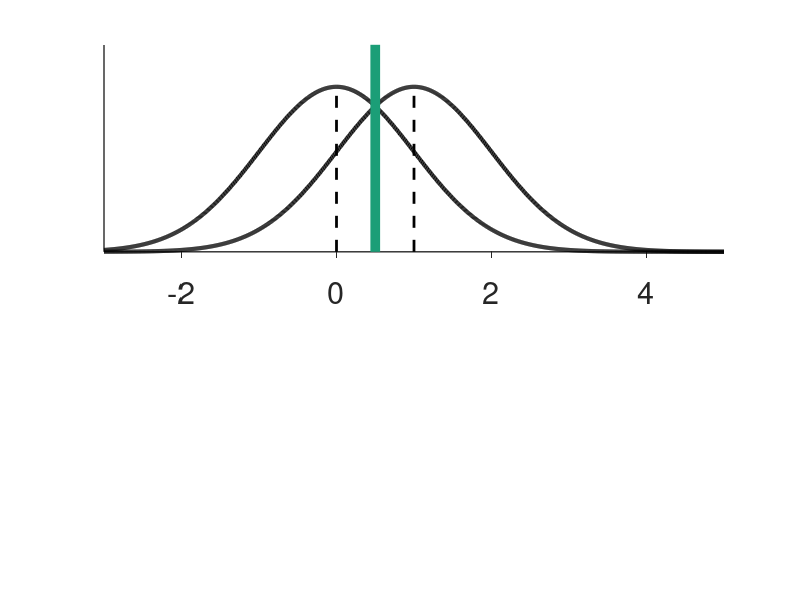

MATLAB code to generate this figure: (Note: this script raises an error after producing the figure.)
%close all

set(0,'DefaultAxesFontSize', 22)
set(0,'DefaultLineLineWidth', 3)

color1 = [27,158,119]./255;
color2 = [217,95,2]./255;
color3 = [117,112,179]./255;

colors = [color3;color1;color2];

%% different things attention could do
% all unatt have same d' and c
ms = [1 1 1];
m_unatt = [2 2 2];%[1 2 sqrt(2)];%[1 1 .75 .5]; % [att unatt1 unatt2 unatt3]

ss = [1 1 1]; %[.5 1 .75 .5];
ss_unatt = [1 1 1];

bs = (ms-0)/2;
bs_unatt = [0.5 1 0.5*sqrt(2)];%[1 1 .75 .5]; % c = .5 for unatt
%bs = [.5 .5 .375 .25]; % c = 0 for unatt
n = numel(ss);

cols = [0 0 0; colors(1:3,:)];

x = linspace(-3,5,1000);
xlims = [-3 5];
ylims = [0 0.5];

y0 = []; % noise
y = []; % signal

y_unatt = [];
y0_unatt = [];

bline = [];
bline_unatt=[];
for i = 1:n
    y0(:,i) = normpdf(x,0,ss(i));
    y(:,i) = normpdf(x,ms(i),ss(i));
    bline(:,i) = [bs(i) bs(i)];
    
    y0_unatt(:,i) = normpdf(x,0,ss_unatt(i));
    y_unatt(:,i) = normpdf(x,m_unatt(i),ss_unatt(i));
    bline_unatt(:,i) = [bs_unatt(i) bs_unatt(i)];
end


% final - 4 panel
cols = [0 179 0; 102 51 153; 102 51 153]/255;
grey1 = [169,169,169]/255;
figure('InnerPosition',[200 100 600 650])

noiselvl = 0;
for i = 1:2
    switch i 
        case 1
            subplot(2,1,i)
            hold on
            set(gca,'ytick',[])
            ax = gca;

            plot(x,y0(:,1),'LineWidth',3,'Color','k','LineStyle','-')
            plot(x,y(:,1),'LineWidth',3,'Color','k','LineStyle','-')
            plot(bline(:,1),[0 1],'LineWidth',7,'Color',color1, 'LineStyle','-')
            %plot(bline(:,1),[1/6 2/6],'LineWidth',7,'Color',color2, 'LineStyle','-')
            %plot(bline(:,1),[2/6 3/6],'LineWidth',7,'Color',color3, 'LineStyle','-')
            [~,midpt] = max(y0(:,1));
            plot([0,0],[0 y0(midpt,1)],'LineWidth',2,'Color','k', 'LineStyle','--')
            [~,midpt] = max(y(:,1));
            plot([1,1],[0 y(midpt,1)],'LineWidth',2,'Color','k', 'LineStyle','--')   
            set(gca,'TickDir','out','LineWidth',1)
            %plot([-ss(i) 0], normpdf([-ss(i) -ss(i)],0,ss(i)),'LineWidth',3,'Color',cols(i,:))
            xlim(xlims)
            ylim(ylims)

            %// Place axis 2 below the 1st.
            ax1=gca;
            a1Pos = ax1.Position; % position of first axes
            ax2 = axes('Position',[a1Pos(1) a1Pos(2)-.07 a1Pos(3) a1Pos(4)],'Color','none','YTick',[],'YTickLabel',[]);
            %// Adjust bounds for relative "c" scale
            clims = (xlims-1/2)/1;
            xlim(clims)
            ax2.YAxis.Visible = 'off';
            
        case 2
            subplot(2,1,i)
            set(gca,'TickDir','out','LineWidth',1)
            set(gca,'ytick',[])
            hold on
            noiselvl = noiselvl+1;
            plot(x,y0_unatt(:,noiselvl),'LineWidth',3,'Color','k')
            plot(x,y_unatt(:,noiselvl),'LineWidth',3,'Color','k')
            [~,midpt] = max(y0_unatt(:,noiselvl));
            plot([0,0],[0 y0_unatt(midpt,noiselvl)],'LineWidth',2,'Color','k', 'LineStyle','--')
            [~,midpt] = max(y_unatt(:,noiselvl));
            plot([2,2],[0 y_unatt(midpt,noiselvl)],'LineWidth',2,'Color','k', 'LineStyle','--')
            for i_b = 2%:3
                hold on
                plot(bline_unatt(:,i_b),ylims,'LineWidth',7,'Color',colors(i_b,:))
            end
            xlim(xlims)
            ylim(ylims)
            
            
            %// Place axis 2 below the 1st.
            ax1=gca;
            a1Pos = ax1.Position; % position of first axes
            ax2 = axes('Position',[a1Pos(1) a1Pos(2)-.07 a1Pos(3) a1Pos(4)],'Color','none','YTick',[],'YTickLabel',[]);
            %// Adjust bounds for relative "c" scale
            clims = (xlims-2/2)/2;
            xlim(clims)
            ax2.YAxis.Visible = 'off';
            
    end
    
    %%
%     subplot(2,3,(i-2)*2+2)
%     hold on
%     plot(x,normpdf(x,0,1),'LineWidth',3,'Color',cols(i,:))
%     plot(x,normpdf(x,1,1),'LineWidth',3,'Color',cols(i,:))
%     plot([.5 .5],ylims,'LineWidth',5,'Color',cols(i,:))
%     set(gca,'TickDir','out','LineWidth',1)
%     plot([-1 0], normpdf([-1 -1],0,1),'LineWidth',3,'Color',cols(i,:))
%     xlim(xlims)
end
%legend('cued','uncued')